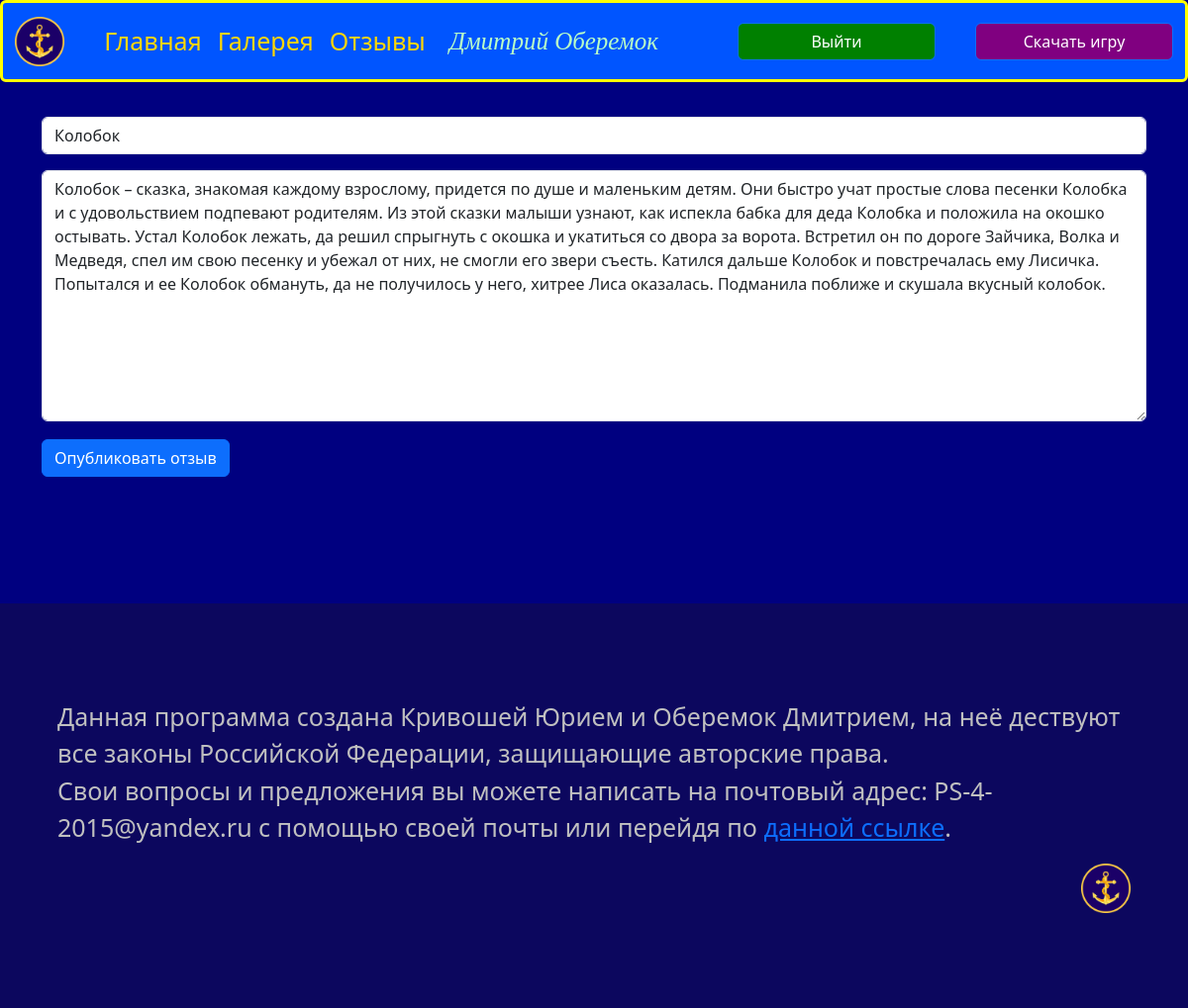
Screenshot of /reviews/edit/3 (signed in) with the database file from the repository.
### data/users.py (models this page shows, shortened)
class User(SqlAlchemyBase, UserMixin):
    __tablename__ = 'users'
    id = sqlalchemy.Column(sqlalchemy.Integer, primary_key=True, autoincrement=True)
    email = sqlalchemy.Column(sqlalchemy.String, unique=True, nullable=False)
    name = sqlalchemy.Column(sqlalchemy.String, nullable=False)
    surname = sqlalchemy.Column(sqlalchemy.String, nullable=False)
    password = sqlalchemy.Column(sqlalchemy.String, nullable=False)
    registration_data = sqlalchemy.Column(sqlalchemy.DateTime, default=datetime.datetime.now())
    reviews = orm.relationship("Review", back_populates='user')
    mails = orm.relationship("Mail", back_populates='user')
    captchas = orm.relationship("Captcha", back_populates='email')

### data/reviews.py (models this page shows)
class Review(SqlAlchemyBase, SerializerMixin):
    __tablename__ = 'reviews'
    id = sqlalchemy.Column(sqlalchemy.INTEGER, primary_key=True, autoincrement=True)
    user_id = sqlalchemy.Column(sqlalchemy.INTEGER, sqlalchemy.ForeignKey("users.id"), nullable=False)
    topic = sqlalchemy.Column(sqlalchemy.VARCHAR, nullable=False)
    text = sqlalchemy.Column(sqlalchemy.VARCHAR, nullable=False)
    send_date = sqlalchemy.Column(sqlalchemy.DATETIME, default=datetime.datetime.now())
    user = orm.relationship("User")

### main.py (the view)
@app.route(f'/reviews/edit/<review_id>', methods=['GET', 'POST'])
def edit_review(review_id):
    return write_review(review_id=review_id)

### data/review_form.py
class ReviewForm(FlaskForm):
    topic = StringField(validators=[DataRequired()])
    text = TextAreaField(validators=[DataRequired()])
    submit = SubmitField('Опубликовать отзыв')

### data/db_session.py (called while the page is built)
def create_session() -> Session:
    global __factory
    return __factory()

### main.py (called while the page is built, shortened)
@login_manager.user_loader
def load_user(user_id):  # Функция для получения пользователя
    db_sess = db_session.create_session()
    return db_sess.get(User, user_id)

def render_template_with_user(html, **kwargs):
    user_online = load_user(current_user.id) if current_user.is_authenticated else None
    return render_template(html, user=user_online, **kwargs)

@app.route('/reviews/write', methods=['GET', 'POST'])
def write_review(review_id=0):
    form = ReviewForm()
    session = db_session.create_session()
    if not review_id:
        review = Review()
    else:
        review = session.query(Review).get(review_id)
        form.topic.data = review.topic
        form.text.data = review.text
    return render_template_with_user('write_review.html', form=form)

### templates/write_review.html (shortened to what this page needs)
{% extends "base_page.html" %}
{% block content %}
<form action="" method="post" enctype="multipart/form-data">
    <br>
    <div class="input-group mb-3">
        {{ form.topic(class="form-control", id="typePasswordX", type="text",
        placeholder="Тема отзыва") }}
    </div>
    <div class="input-group mb-3">
        {{ form.text(class="form-control", id="typePasswordX", type="text",
        rows="10", placeholder="Напишите отзыв")}}
    </div>
    {{ form.submit(class="btn btn-primary", type="submit") }}
</form>
{% endblock %}

### templates/base_page.html (shortened to what this page needs)
<!DOCTYPE html>
<html lang="ru">
<head>
    <link rel="stylesheet" href="https://cdn.jsdelivr.net/npm/bootstrap@5.3.0-alpha3/dist/css/bootstrap.min.css">
    <link rel="stylesheet" href="/static/css/main_page.css">
</head>
<body>
<header>
    <nav class="navbar navbar-expand-lg bg-light rounded navbar-color" aria-label="Twelfth navbar example">
        <div class="container-fluid">
            <a class="navbar-brand" href="#">
                <img src="{{ url_for('static', filename='Image/Icon.ico') }}"
                     alt="Logo" width="50" height="50" class="d-inline-block align-text-top logo"
                     title="Морская оборона">
            </a>
            <div class="collapse navbar-collapse justify-content-md-center" id="navbarsExample10">
                <ul class="navbar-nav">
                    <li class="nav-item">
                        <a class="nav-link link-color" aria-current="page" href="/">Главная</a>
                    </li>
                    <li class="nav-item">
                        <a class="nav-link link-color" href="/gallery">Галерея</a>
                    </li>
                    <li class="nav-item">
                        <a class="nav-link link-color" href="/reviews">Отзывы</a>
                    </li>
                </ul>
            </div>
            {% if current_user.is_authenticated %}
            <div class="account">
                <a>{{user. name}} {{user. surname}}</a>
            </div>
            <div class="d-lg-flex justify-content-lg-end">
                <a class="btn btn-primary login" href="/logout">Выйти</a>
            </div>
            <div class="d-lg-flex justify-content-lg-end">
                <a class="btn btn-primary register" href="/download">Скачать игру</a>
            </div>
            {% endif %}
        </div>
    </nav>
</header>
<main class="container main-content">
    {% block content %} {% endblock %}
</main>
<footer class="bd-footer py-4 py-md-5 mt-5 bg-body-tertiary footer-color">
    <div class="container py-4 py-md-5 px-4 px-md-3 text-body-secondary">
        <div class="container-fluid silver">
            <p>Данная программа создана Кривошей Юрием и Оберемок Дмитрием, на неё дествуют все законы Российской
                Федерации, защищающие авторские права.
                <br> Свои вопросы и предложения вы можете написать на почтовый адрес: PS-4-2015@yandex.ru с помощью
                своей почты или перейдя по <a href="/mail">данной ссылке</a>.</p>
            <div class="d-lg-flex justify-content-lg-end">
                <a class="navbar-brand " href="#">
                    <img src="{{ url_for('static', filename='Image/Icon.ico') }}" alt="Logo" width="50" height="50"
                         class="d-inline-block align-text-top logo">
                </a>
            </div>
        </div>
    </div>
</footer>
</body>
</html>

### static/css/main_page.css (style rules this page uses)
body { background-color: #000080; color: gold; margin: 0; font-size: 25px; display: flex; flex-direction: column; min-height: 100vh; }
.navbar-color { background-color: #0055ff !important; border: 3px solid yellow; position: fixed; width: 100%; z-index: 1 }
.link-color { color: gold; font-size: 25px; }
header { position: sticky; top: 0; z-index: 2; }
main { padding: 80px; flex: auto; z-index: 1; }
.login { background-color: green; margin-right: 40px; margin-left: 80px; width: 100px; }
.register { width: 100px; background-color: purple; }
.footer-color { background-color: #0c075e !important; }
.silver { color: silver; }
.login { width: 200px; }
.register { width: 200px; }
.account { color: #baffc6; font-style: italic; font-family: cursive }

### rows the page displays
User: name "Дмитрий", surname "Оберемок"
Review: topic "Колобок", text "Колобок – сказка, знакомая каждому взрослому, придется по душе и маленьким детям. Они быстро учат простые слова песенки Колобка и с удовольствием подпевают родителям. Из этой сказки малыши узнают, как испекла бабка для деда Колобка и положила на окошко остывать. Устал Колобок лежать, да решил спрыгнуть с окошка и укатиться со двора за ворота. Встретил он по дороге Зайчика, Волка и Медведя, спел им свою песенку и убежал от них, не смогли его звери съесть. Катился дальше Колобок и повстречалась ему Лисичка. Попытался и ее Колобок обмануть, да не получилось у него, хитрее Лиса оказалась. Подманила поближе и скушала вкусный колобок."
